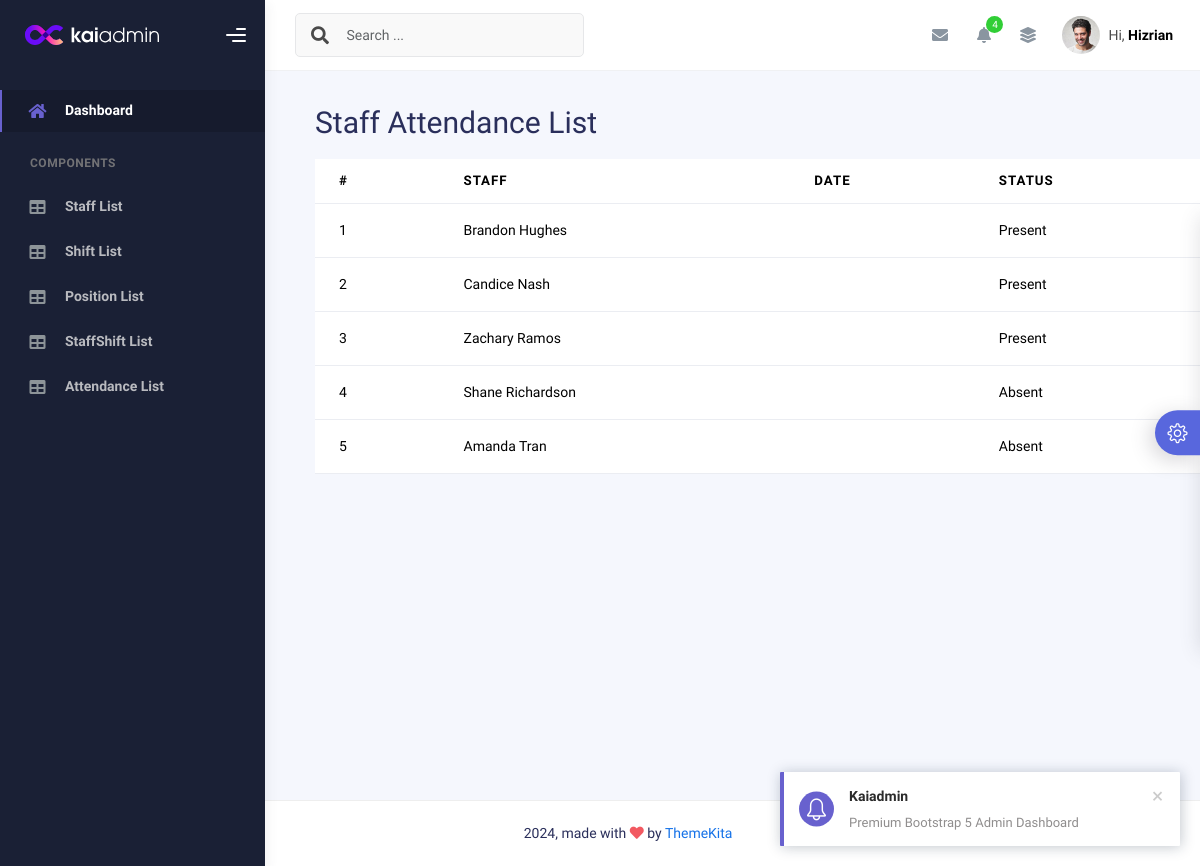
Before: /attendance/ with the older database file.
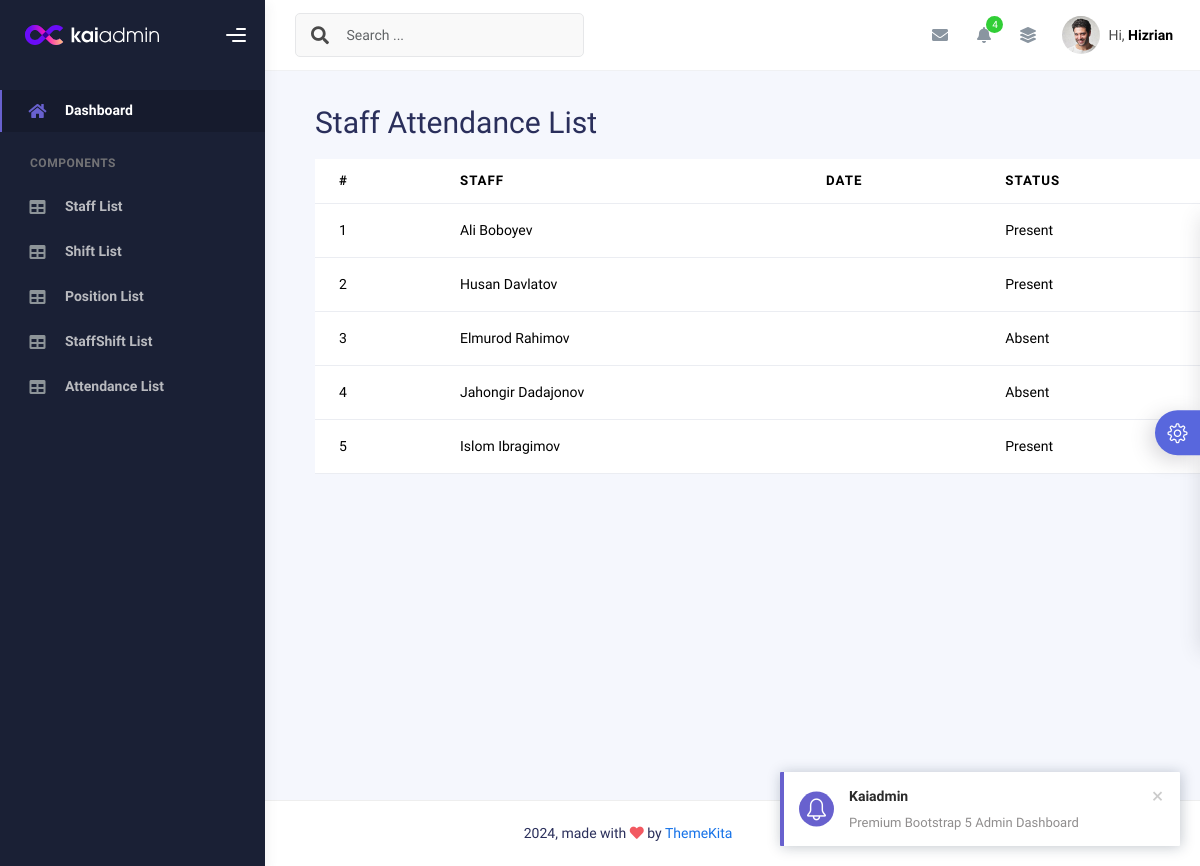
After: the same page with the newer database file.
### main/models.py (models this page shows, shortened)
class StaffAttendance(models.Model):
    staff = models.ForeignKey(Staff, on_delete=models.CASCADE)
    date_time = models.DateTimeField(blank=True, null=True)
    status = models.CharField(max_length=255, choices=[('Present', 'Present'), ('Absent', 'Absent')])
    class Meta:
        unique_together = ('staff', 'date_time')

class Staff(models.Model):
    first_name = models.CharField(max_length=255)
    last_name = models.CharField(max_length=255, blank=True)
    phone = models.CharField(max_length=15, unique=True,
    )
    age = models.IntegerField(blank=True, null=True)
    address = models.CharField(max_length=255, blank=True, null=True)
    def __str__(self):
        return f"{self.first_name} {self.last_name}"

### main/views.py (the view)
# urls.py: path('attendance/', views.attendance_list, name='attendance_list'),
def attendance_list(request):
    attendance_list = models.StaffAttendance.objects.all()
    return render(request, 'crud/attendance_list.html', {'attendance_list': attendance_list})

### templates/crud/attendance_list.html
{% extends "base.html" %}
{% block content %}
<div style="margin-top: 100px; margin-left: 50px;">
    <h1>Staff Attendance List</h1>
    <table class="table mt-3">
        <thead>
            <tr>
                <th>#</th>
                <th>Staff</th>
                <th>Date</th>
                <th>Status</th>
            </tr>
        </thead>
        <tbody>
            {% for attendance in attendance_list %}
            <tr>
                <td>{{ forloop.counter }}</td>
                <td>{{ attendance.staff }}</td>
                <td>{{ attendance.date }}</td>
                <td>{{ attendance.status }}</td>
            </tr>
            {% endfor %}
        </tbody>
    </table>
</div>
{% endblock %}

Changed rows visible on the page:
removed StaffAttendance: staff "Zachary Ramos", status "Present"
removed StaffAttendance: staff "Shane Richardson", status "Absent"
removed StaffAttendance: staff "Amanda Tran", status "Absent"
added StaffAttendance: staff "Ali Boboyev", status "Present"
added StaffAttendance: staff "Husan Davlatov", status "Present"
added StaffAttendance: staff "Elmurod Rahimov", status "Absent"
changed StaffAttendance: staff "Brandon Hughes" → "Jahongir Dadajonov"; status "Present" → "Absent"
changed StaffAttendance: staff "Candice Nash" → "Islom Ibragimov"
